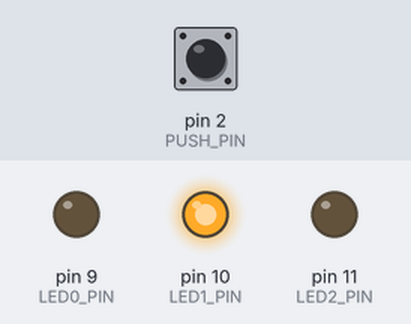
A sketch run on a simulated Arduino Uno, built with avr-gcc and run on an emulated ATmega328P. Shown: output pins drawn as LEDs (lit = HIGH). Dashed ring = blinking. The inputs (shaded band) are chosen by the test bench; at power-on: pin 2 (PUSH_PIN) HIGH.

Above: at 1.2 s.
1.3 s: pin 2 (PUSH_PIN) pulled LOW for 0.15 s
At 4.3 s:
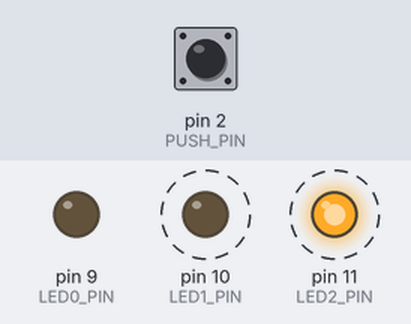
4.4 s: pin 2 (PUSH_PIN) pulled LOW for 0.15 s
At 5.05 s:
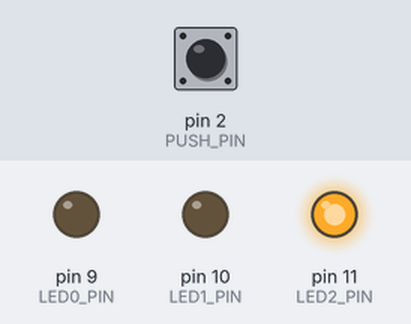
7.5 s: pin 2 (PUSH_PIN) pulled LOW for 1 s
Timing chart, 0 to 16.6 s (numbered marks = the images above; inputs shaded):
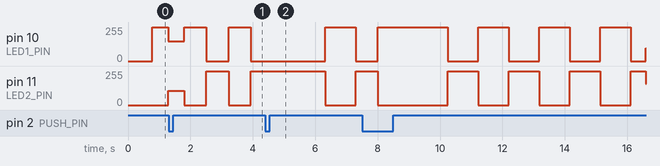

The sketch:

blink_vs_fade_1a.ino
```cpp
/*
 * originsl sketch by Nicu FLORICA (niq_ro)
 * blink (flash) vs. fade leds
 * v.1 - initial, 27.08.2022. Craiova, Romania, Europe
 * v.1.a - added push button to chenge mode (blink or fade)
 */

#define LED1_PIN       10
#define LED2_PIN       11
#define LED0_PIN       9
#define PUSH_PIN       2

byte blink_enabled = 2;   //
byte led1 = 0;            //
byte led2 = 0;            //

unsigned long time_to_blink;
unsigned long time_to_close_gate = millis();  //set intial millis times
unsigned long time_to_fade;
unsigned long time_to_stop = 200;
unsigned long blink_speed = 700; // [ms] smaller number is faster blinking
unsigned long fade_delay = 2; // [ms] smaller number is faster fade

int brightness = 0;    // how bright the LED is
int fadeAmount = 1;    // how many points to fade the LED by

void setup() {
  pinMode(LED1_PIN,   OUTPUT);
  pinMode(LED2_PIN,   OUTPUT);
  pinMode(LED0_PIN,   OUTPUT);

  pinMode(PUSH_PIN,   INPUT);
  digitalWrite(PUSH_PIN, HIGH);  // pull-up the internal resistor

  blink_speed = fade_delay*255/fadeAmount + time_to_stop;
}

void loop() {
  // put your main code here, to run repeatedly:

if (digitalRead(PUSH_PIN) ==LOW)
{
  blink_enabled = blink_enabled + 1;
  if (blink_enabled > 2) blink_enabled = 1;
  delay(500);
}


if(blink_enabled == 1)
  {
  blinkLights();
  }
if(blink_enabled == 2)
  {
  fadeLights();
  }
if(blink_enabled == 0)
  noLights();

delay(1);  // small pause

}  // end main loop

void blinkLights()
{
    if(millis() > time_to_blink)
    {
      time_to_blink = millis() + blink_speed;
      led1 = !led1;
      led2 = !led1;

      digitalWrite(LED1_PIN, led1);
      digitalWrite(LED2_PIN, led2);
    //  digitalWrite(LED0_PIN, (led1+led2)%2);
      }
}

void noLights()
{
      digitalWrite(LED1_PIN, LOW);
      digitalWrite(LED2_PIN, LOW);
      digitalWrite(LED0_PIN, LOW);
}

void fadeLights()
{
  analogWrite(LED1_PIN, brightness);
  analogWrite(LED2_PIN, 255-brightness);

if(millis() > time_to_fade)
  {
  time_to_fade = millis() + fade_delay;
  brightness = brightness + fadeAmount; // change the brightness for next time through the loop:

  // reverse the direction of the fading at the ends of the fade:
  if (brightness <= 0)
  {
    brightness = 0;
    fadeAmount = -fadeAmount;
    time_to_fade = time_to_fade + time_to_stop;
  }
  if (brightness >= 255)
  {
    brightness = 255;
    fadeAmount = -fadeAmount;
    time_to_fade = time_to_fade + time_to_stop;
  }
  }
}
```
